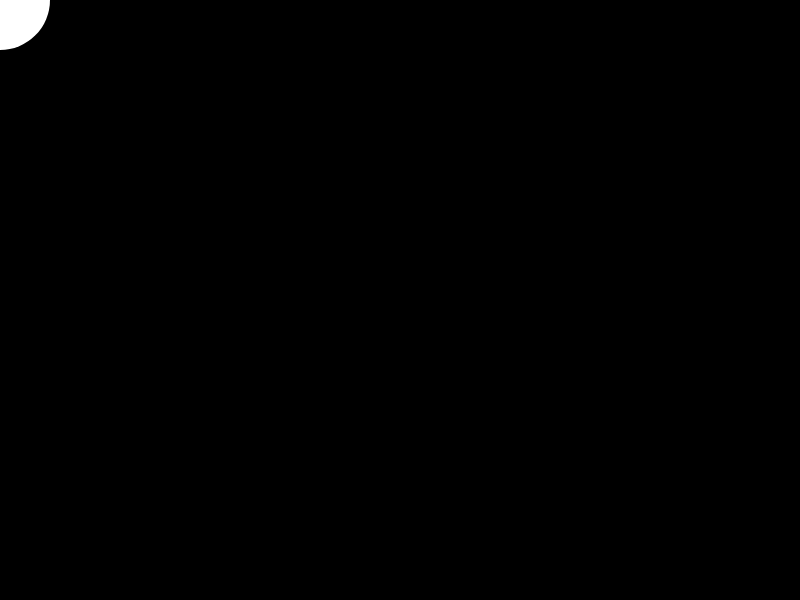
Frame 1 (no input)
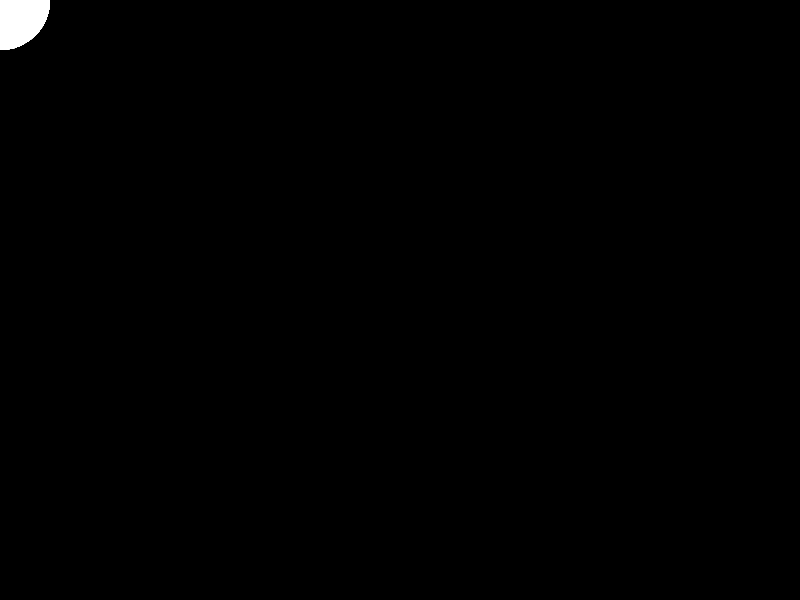
Frame 60 (no input)
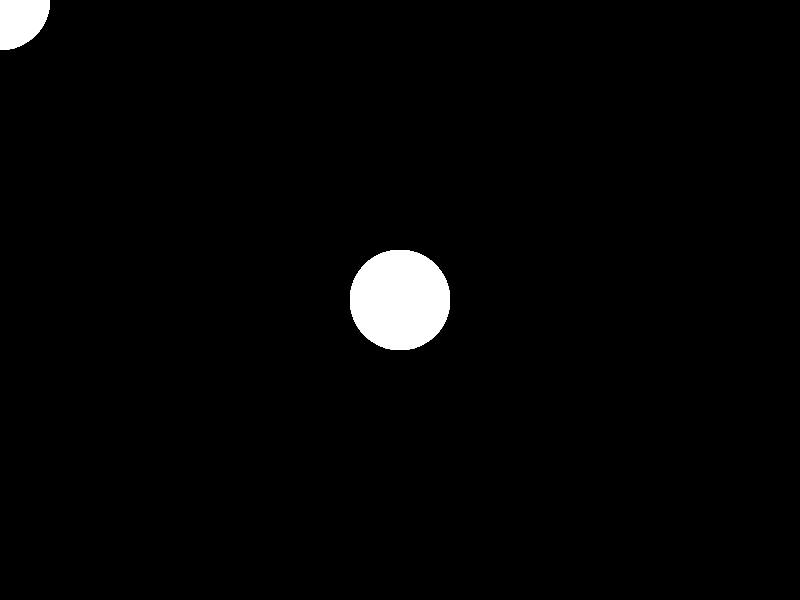
Frame 120 (the mouse pressed at the canvas centre since frame 60)

The p5.js sketch that drew these frames (run headless with seeded random() and noise() and a simulated clock; from frame 60 on, the mouse is pressed at the canvas centre):

// p5.js sketch
// ── sketch.js
var ellipseRadius = 100;
function setup() {
    createCanvas(800, 600);
    colorMode(RGB, 255);
    background(0);
    smooth();
    frameRate(60);
}
function draw() {
  // background(0);
    noStroke();
    fill( (mouseX/width)*255, (mouseY/height)*255, 0, 25); // ( R, G, B, A )
    fill(255);
    ellipse(mouseX, mouseY, ellipseRadius, ellipseRadius);
}
